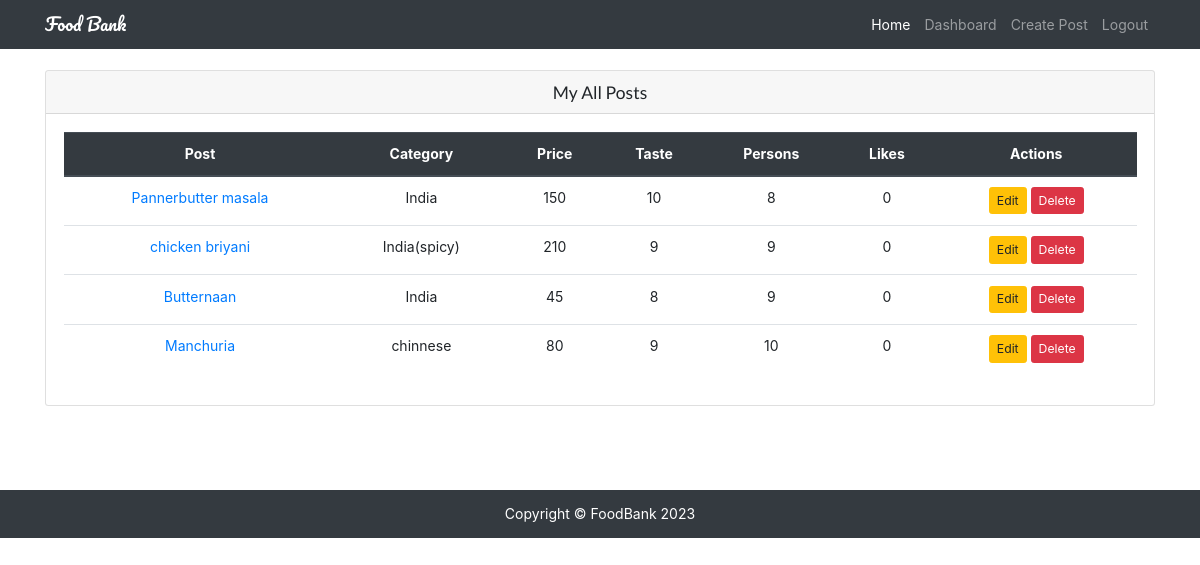
Page /dashboard/myposts/ (signed in) on the committed database.
### restaurants/models.py (models this page shows, shortened)
class Restaurant(models.Model):
    user = models.ForeignKey(User, on_delete=models.CASCADE)
    title = models.CharField(max_length=120)
    image = models.ImageField(upload_to='restaurants/')
    categories = models.CharField(max_length=120)
    location = models.CharField(max_length=120)
    price = models.IntegerField()
    vat = models.PositiveIntegerField(default=0)
    taste = models.PositiveIntegerField(choices=choices)
    persons = models.PositiveIntegerField(choices=choices)
    details = models.TextField()
    slug = models.SlugField(unique=True, blank=True)
    likes = models.ManyToManyField(User, related_name='post_likes', blank=True)
    views = models.IntegerField(default=0,blank=True)
    created_at = models.DateTimeField(auto_now_add=True)
    updated_at = models.DateTimeField(auto_now=True)
    is_active = models.BooleanField(default=True)
    def likes_count(self):
        return self.likes.count()

### restaurants/views.py (the view)
# urls.py: path('dashboard/myposts/', MyPostView.as_view(), name='my_posts'),
class MyPostView(LoginRequiredMixin, ListView):
    template_name = 'restaurants/my_posts.html'
    def get_queryset(self):
        return Restaurant.objects.filter(user=self.request.user)

### templates/restaurants/my_posts.html (shortened to what this page needs)
{% extends 'base.html' %}
{% block content %}
<div class="row my-3 mb-5">
    <div class="col-md-12 mb-5">
        <div class="card">
            <h5 class="card-header text-center">My All Posts</h5>
            <div class="card-body">
                {% if object_list %}
                <table class="table text-center">
                    <thead class="thead-dark">
                        <tr>
                            <th scope="col">Post</th>
                            <th scope="col">Category</th>
                            <th scope="col">Price</th>
                            <th scope="col">Taste</th>
                            <th scope="col">Persons</th>
                            <th scope="col">Likes</th>
                            <th scope="col">Actions</th>
                        </tr>
                    </thead>
                    <tbody>
                        {% for obj in object_list %}
                        <tr>
                            <td><a href="{% url 'detail' obj.slug %}">{{ obj.title }}</a></td>
                            <td>{{ obj.categories }}</td>
                            <td>{{ obj.price }}</td>
                            <td>{{ obj.taste }}</td>
                            <td>{{ obj.persons }}</td>
                            <td>{{ obj.likes_count }}</td>
                            <td>
                                <a class="btn btn-warning btn-sm" href="{% url 'update' obj.slug %}" role="button">Edit</a>
                                <a class="btn btn-danger btn-sm" href="{% url 'delete' obj.slug %}" role="button">Delete</a>
                            </td>
                        </tr>
                        {% endfor %}
                    </tbody>
                </table>
                {% else %}
                <p>You have not any post yet !! <a href="{% url 'create' %}">Create a new one..</a></p>
                {% endif %}
            </div>
        </div>
    </div>
</div>
{% endblock content %}

### static/restaurants/css/style.css (style rules this page uses)
body { padding-top: 56px; }

### rows in the picture
Restaurant: title "Pannerbutter masala", categories "India", price "150", taste "10", persons "8", likes_count "0"
Restaurant: title "chicken briyani", categories "India(spicy)", price "210", taste "9", persons "9", likes_count "0"
Restaurant: title "Butternaan", categories "India", price "45", taste "8", persons "9", likes_count "0"
Restaurant: title "Manchuria", categories "chinnese", price "80", taste "9", persons "10", likes_count "0"
